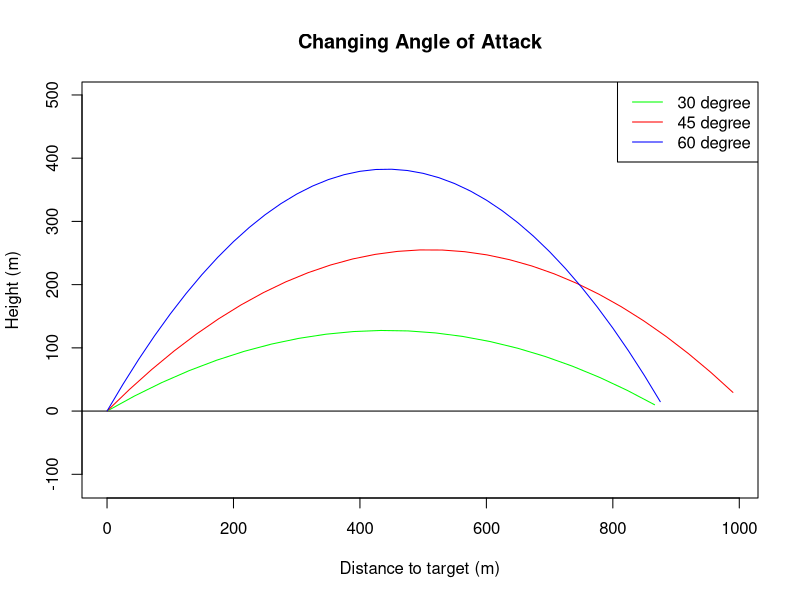
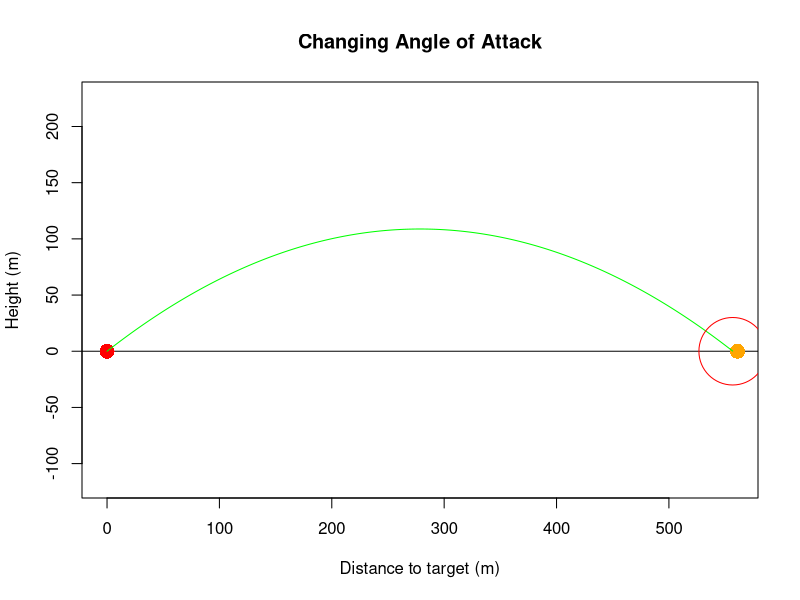

These figures' R source, in order:
## ---- chunk 1
knitr::opts_chunk$set(echo = FALSE)
## ---- chunk 2
t1 <- 2/9.8 * 100 * sin(30/360 * 2 * pi)
t2 <- 2/9.8 * 100 * sin(45/360 * 2 * pi)
t3 <- 2/9.8 * 100 * sin(60/360 * 2 * pi)

seq1 <- seq(from = 0, to = t1, by = 0.5)
seq2 <- seq(from = 0, to = t2, by = 0.5)
seq3 <- seq(from = 0, to = t3, by = 0.5)

x1 <- 100 * cos(30/360 * 2 * pi) * seq1
y1 <- 100 * sin(30/360 * 2 * pi) * seq1 - 9.8 / 2 * seq1^2
x2 <- 100 * cos(45/360 * 2 * pi) * seq2
y2 <- 100 * sin(45/360 * 2 * pi) * seq2 - 9.8 / 2 * seq2^2
x3 <- 100 * cos(60/360 * 2 * pi) * seq3
y3 <- 100 * sin(60/360 * 2 * pi) * seq3 - 9.8 / 2 * seq3^2

x_max <- ceiling(max(c(x1, x2, x3)))
y_max <- ceiling(max(c(y1, y2, y3)))

plot(x = c(0, x_max),
     y = c(0, y_max),
     type = "n",
     asp = 1,
     main = "Changing Angle of Attack",
     xlab = "Distance to target (m)",
     ylab = "Height (m)")
abline(h = 0)
lines(x = x1, y = y1, col = "green")
lines(x = x2, y = y2, col = "red")
lines(x = x3, y = y3, col = "blue")
legend("topright",
       legend = c("30 degree", "45 degree", "60 degree"),
       col = c("green", "red", "blue"),
       lty = 1)
## ---- chunk 3
t4 <- 2/9.8 * 75 * sin(38/360 * 2 * pi)

seq4 <- seq(from = 0, to = t4, by = 0.01)

x4 <- 75 * cos(38/360 * 2 * pi) * seq4
y4 <- 75 * sin(38/360 * 2 * pi) * seq4 - 9.8 / 2 * seq4^2

x_max <- ceiling(max(x4))
y_max <- ceiling(max(y4))

plot(x = c(0, x_max),
     y = c(0, y_max),
     type = "n",
     asp = 1,
     main = "Changing Angle of Attack",
     xlab = "Distance to target (m)",
     ylab = "Height (m)")
abline(h = 0)
points(x = 0, y = 0, pch = 16, col = "red", cex = 2)
points(x = x_max + 4, y = 0, pch = 16, col = "orange", cex = 2)
lines(x = x4, y = y4, col = "green")
points(x = max(x4), y = 0, pch = 21, col = "red", cex = 9)
